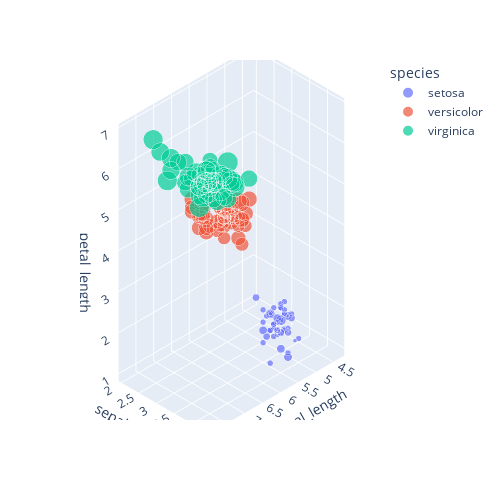

The code cell stored with this chart in its notebook:
### Code cell
fig = px.scatter_3d(df,
                   x='sepal_length',
                   y='sepal_width',
                   z='petal_length',
                   size='petal_width',
                   color='species')

fig.update_layout(autosize=False, width=500, height=500)
fig.layout.scene.camera.projection.type = 'orthographic'
fig.show()

### Figure 1 — Plotly figure (JSON) as saved in the notebook; plotly's stock layout.template omitted (floating-point values rounded to 4 significant figures)
{"data": [{"hovertemplate": "species=setosa<br>sepal_length=%{x}<br>sepal_width=%{y}<br>petal_length=%{z}<br>petal_width=%{marker.size}<extra></extra>", "legendgroup": "setosa", "marker": {"color": "#636efa", "size": [0.2, 0.2, 0.2, 0.2, 0.2, 0.4, 0.3, 0.2, 0.2, 0.1, 0.2, 0.2, 0.1, 0.1, 0.2, 0.4, 0.4, 0.3, 0.3, 0.3, 0.2, 0.4, 0.2, 0.5, 0.2, 0.2, 0.4, 0.2, 0.2, 0.2, 0.2, 0.4, 0.1, 0.2, 0.1, 0.2, 0.2, 0.1, 0.2, 0.2, 0.3, 0.3, 0.2, 0.6, 0.4, 0.3, 0.2, 0.2, 0.2, 0.2], "sizemode": "area", "sizeref": 0.00625, "symbol": "circle"}, "mode": "markers", "name": "setosa", "scene": "scene", "showlegend": true, "type": "scatter3d", "x": [5.1, 4.9, 4.7, 4.6, 5, 5.4, 4.6, 5, 4.4, 4.9, 5.4, 4.8, 4.8, 4.3, 5.8, 5.7, 5.4, 5.1, 5.7, 5.1, 5.4, 5.1, 4.6, 5.1, 4.8, 5, 5, 5.2, 5.2, 4.7, 4.8, 5.4, 5.2, 5.5, 4.9, 5, 5.5, 4.9, 4.4, 5.1, 5, 4.5, 4.4, 5, 5.1, 4.8, 5.1, 4.6, 5.3, 5], "y": [3.5, 3, 3.2, 3.1, 3.6, 3.9, 3.4, 3.4, 2.9, 3.1, 3.7, 3.4, 3, 3, 4, 4.4, 3.9, 3.5, 3.8, 3.8, 3.4, 3.7, 3.6, 3.3, 3.4, 3, 3.4, 3.5, 3.4, 3.2, 3.1, 3.4, 4.1, 4.2, 3.1, 3.2, 3.5, 3.1, 3, 3.4, 3.5, 2.3, 3.2, 3.5, 3.8, 3, 3.8, 3.2, 3.7, 3.3], "z": [1.4, 1.4, 1.3, 1.5, 1.4, 1.7, 1.4, 1.5, 1.4, 1.5, 1.5, 1.6, 1.4, 1.1, 1.2, 1.5, 1.3, 1.4, 1.7, 1.5, 1.7, 1.5, 1, 1.7, 1.9, 1.6, 1.6, 1.5, 1.4, 1.6, 1.6, 1.5, 1.5, 1.4, 1.5, 1.2, 1.3, 1.5, 1.3, 1.5, 1.3, 1.3, 1.3, 1.6, 1.9, 1.4, 1.6, 1.4, 1.5, 1.4]}, {"hovertemplate": "species=versicolor<br>sepal_length=%{x}<br>sepal_width=%{y}<br>petal_length=%{z}<br>petal_width=%{marker.size}<extra></extra>", "legendgroup": "versicolor", "marker": {"color": "#EF553B", "size": [1.4, 1.5, 1.5, 1.3, 1.5, 1.3, 1.6, 1, 1.3, 1.4, 1, 1.5, 1, 1.4, 1.3, 1.4, 1.5, 1, 1.5, 1.1, 1.8, 1.3, 1.5, 1.2, 1.3, 1.4, 1.4, 1.7, 1.5, 1, 1.1, 1, 1.2, 1.6, 1.5, 1.6, 1.5, 1.3, 1.3, 1.3, 1.2, 1.4, 1.2, 1, 1.3, 1.2, 1.3, 1.3, 1.1, 1.3], "sizemode": "area", "sizeref": 0.00625, "symbol": "circle"}, "mode": "markers", "name": "versicolor", "scene": "scene", "showlegend": true, "type": "scatter3d", "x": [7, 6.4, 6.9, 5.5, 6.5, 5.7, 6.3, 4.9, 6.6, 5.2, 5, 5.9, 6, 6.1, 5.6, 6.7, 5.6, 5.8, 6.2, 5.6, 5.9, 6.1, 6.3, 6.1, 6.4, 6.6, 6.8, 6.7, 6, 5.7, 5.5, 5.5, 5.8, 6, 5.4, 6, 6.7, 6.3, 5.6, 5.5, 5.5, 6.1, 5.8, 5, 5.6, 5.7, 5.7, 6.2, 5.1, 5.7], "y": [3.2, 3.2, 3.1, 2.3, 2.8, 2.8, 3.3, 2.4, 2.9, 2.7, 2, 3, 2.2, 2.9, 2.9, 3.1, 3, 2.7, 2.2, 2.5, 3.2, 2.8, 2.5, 2.8, 2.9, 3, 2.8, 3, 2.9, 2.6, 2.4, 2.4, 2.7, 2.7, 3, 3.4, 3.1, 2.3, 3, 2.5, 2.6, 3, 2.6, 2.3, 2.7, 3, 2.9, 2.9, 2.5, 2.8], "z": [4.7, 4.5, 4.9, 4, 4.6, 4.5, 4.7, 3.3, 4.6, 3.9, 3.5, 4.2, 4, 4.7, 3.6, 4.4, 4.5, 4.1, 4.5, 3.9, 4.8, 4, 4.9, 4.7, 4.3, 4.4, 4.8, 5, 4.5, 3.5, 3.8, 3.7, 3.9, 5.1, 4.5, 4.5, 4.7, 4.4, 4.1, 4, 4.4, 4.6, 4, 3.3, 4.2, 4.2, 4.2, 4.3, 3, 4.1]}, {"hovertemplate": "species=virginica<br>sepal_length=%{x}<br>sepal_width=%{y}<br>petal_length=%{z}<br>petal_width=%{marker.size}<extra></extra>", "legendgroup": "virginica", "marker": {"color": "#00cc96", "size": [2.5, 1.9, 2.1, 1.8, 2.2, 2.1, 1.7, 1.8, 1.8, 2.5, 2, 1.9, 2.1, 2, 2.4, 2.3, 1.8, 2.2, 2.3, 1.5, 2.3, 2, 2, 1.8, 2.1, 1.8, 1.8, 1.8, 2.1, 1.6, 1.9, 2, 2.2, 1.5, 1.4, 2.3, 2.4, 1.8, 1.8, 2.1, 2.4, 2.3, 1.9, 2.3, 2.5, 2.3, 1.9, 2, 2.3, 1.8], "sizemode": "area", "sizeref": 0.00625, "symbol": "circle"}, "mode": "markers", "name": "virginica", "scene": "scene", "showlegend": true, "type": "scatter3d", "x": [6.3, 5.8, 7.1, 6.3, 6.5, 7.6, 4.9, 7.3, 6.7, 7.2, 6.5, 6.4, 6.8, 5.7, 5.8, 6.4, 6.5, 7.7, 7.7, 6, 6.9, 5.6, 7.7, 6.3, 6.7, 7.2, 6.2, 6.1, 6.4, 7.2, 7.4, 7.9, 6.4, 6.3, 6.1, 7.7, 6.3, 6.4, 6, 6.9, 6.7, 6.9, 5.8, 6.8, 6.7, 6.7, 6.3, 6.5, 6.2, 5.9], "y": [3.3, 2.7, 3, 2.9, 3, 3, 2.5, 2.9, 2.5, 3.6, 3.2, 2.7, 3, 2.5, 2.8, 3.2, 3, 3.8, 2.6, 2.2, 3.2, 2.8, 2.8, 2.7, 3.3, 3.2, 2.8, 3, 2.8, 3, 2.8, 3.8, 2.8, 2.8, 2.6, 3, 3.4, 3.1, 3, 3.1, 3.1, 3.1, 2.7, 3.2, 3.3, 3, 2.5, 3, 3.4, 3], "z": [6, 5.1, 5.9, 5.6, 5.8, 6.6, 4.5, 6.3, 5.8, 6.1, 5.1, 5.3, 5.5, 5, 5.1, 5.3, 5.5, 6.7, 6.9, 5, 5.7, 4.9, 6.7, 4.9, 5.7, 6, 4.8, 4.9, 5.6, 5.8, 6.1, 6.4, 5.6, 5.1, 5.6, 6.1, 5.6, 5.5, 4.8, 5.4, 5.6, 5.1, 5.1, 5.9, 5.7, 5.2, 5, 5.2, 5.4, 5.1]}], "layout": {"autosize": false, "height": 500, "legend": {"itemsizing": "constant", "title": {"text": "species"}, "tracegroupgap": 0}, "margin": {"t": 60}, "scene": {"aspectmode": "manual", "aspectratio": {"x": 1.068, "y": 0.712, "z": 1.75}, "camera": {"center": {"x": 0, "y": 0, "z": 0}, "eye": {"x": 1.25, "y": 1.25, "z": 1.25}, "projection": {"type": "orthographic"}, "up": {"x": 0, "y": 0, "z": 1}}, "domain": {"x": [0, 1], "y": [0, 1]}, "xaxis": {"title": {"text": "sepal_length"}, "type": "linear"}, "yaxis": {"title": {"text": "sepal_width"}, "type": "linear"}, "zaxis": {"title": {"text": "petal_length"}, "type": "linear"}}, "width": 500}}
